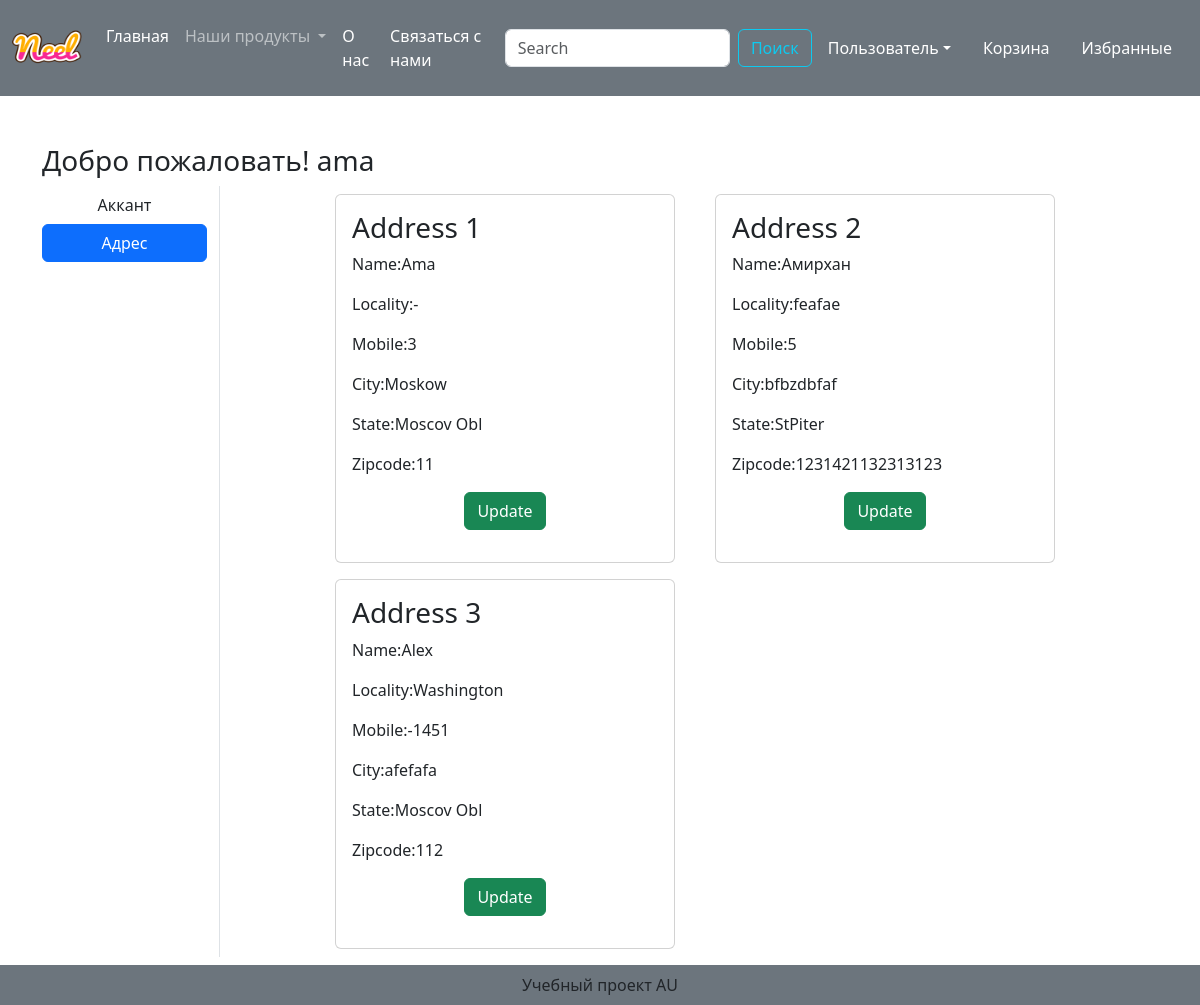
Screenshot of /address/ (signed in) with the database file from the repository.
### myapp/models.py (models this page shows, shortened)
class Customer(models.Model):
    user     = models.ForeignKey(User, on_delete=models.CASCADE)
    name     = models.CharField(max_length=200)
    locality = models.CharField(max_length=200)
    city     = models.CharField(max_length=50)
    mobile   = models.IntegerField(default=0)
    zipcode  = models.IntegerField()
    state    = models.CharField(choices=STATE_CHOICES, max_length=100)

### myapp/views.py (the view)
# urls.py: path('address/', views.address, name='address'),
def address (request) :
        add = Customer.objects.filter(user=request.user)
        return render(request, 'myapp/address.html', locals())

### myapp/templates/myapp/address.html (shortened to what this page needs)
{% extends 'myapp/base.html' %}
{% load static %}
{% block main-content %}
<div class="container my-5">
    <div class="row">
            <h3>Добро пожаловать! <span class="text=capitalize">{{request.user}}</span></h3>
        <div class="col-sm-2 border-end">
            <ul class="list-unstyled">
                <li class="d-grid"><a href="{% url 'profile' %}" class="btn ">Аккант</a></li>
                <li class="d-grid"><a href="{% url 'address' %}" class="btn btn-primary">Адрес</a></li>
            </ul>
        </div>
            <div class="col-sm-8 offset-sm-1">
                <div class="row">
                    {% for ad in add  %}
                    <div class="col-sm-6">
                        <div class="card m-2">
                            <div class="card-body">
                                <h3>Address {{forloop.counter}}</h3>
                                <p>Name:{{ad.name}}</p>
                                <p>Locality:{{ad.locality}}</p>
                                <p>Mobile:{{ad.mobile}}</p>
                                <p>City:{{ad.city}}</p>
                                <p>State:{{ad.state}}</p>
                                <p>Zipcode:{{ad.zipcode}}</p>
                                <p class="text-center"><a href="{% url 'updateaddress' pk=ad.id %}" type="button" class="btn btn-success">Update</a></p>
                        </div>
                    </div>
                </div>
                {% endfor %}
            </div>
        </div>
    </div>
{% endblock main-content %}

### rows the page displays
Customer: name "Ama", locality "-", mobile "3", city "Moskow", state "Moscov Obl", zipcode "11"
Customer: name "Амирхан", locality "feafae", mobile "5", city "bfbzdbfaf", state "StPiter", zipcode "1231421132313123"
Customer: name "Alex", locality "Washington", mobile "-1451", city "afefafa", state "Moscov Obl", zipcode "112"

### other values shown
{{ request.user }} "ama"
